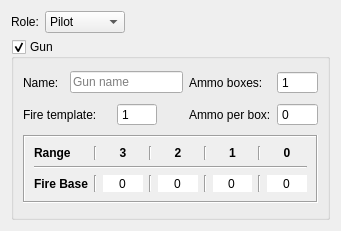
<?xml version="1.0" encoding="UTF-8"?>
<ui version="4.0">
 <class>CrewEditorTab</class>
 <widget class="QWidget" name="CrewEditorTab">
  <property name="geometry">
   <rect>
    <x>0</x>
    <y>0</y>
    <width>341</width>
    <height>231</height>
   </rect>
  </property>
  <property name="windowTitle">
   <string>Form</string>
  </property>
  <layout class="QGridLayout" name="gridLayout_2">
   <item row="0" column="0">
    <widget class="QLabel" name="label">
     <property name="text">
      <string>Role:</string>
     </property>
    </widget>
   </item>
   <item row="0" column="1">
    <widget class="QComboBox" name="role_cmb">
     <property name="currentIndex">
      <number>0</number>
     </property>
     <item>
      <property name="text">
       <string>Pilot</string>
      </property>
     </item>
     <item>
      <property name="text">
       <string>Co-Pilot</string>
      </property>
     </item>
     <item>
      <property name="text">
       <string>Observer</string>
      </property>
     </item>
     <item>
      <property name="text">
       <string>Gunner</string>
      </property>
     </item>
    </widget>
   </item>
   <item row="0" column="2">
    <spacer name="horizontalSpacer">
     <property name="orientation">
      <enum>Qt::Horizontal</enum>
     </property>
     <property name="sizeHint" stdset="0">
      <size>
       <width>198</width>
       <height>20</height>
      </size>
     </property>
    </spacer>
   </item>
   <item row="1" column="0" colspan="3">
    <widget class="QGroupBox" name="gun_grp">
     <property name="title">
      <string>Gun</string>
     </property>
     <property name="checkable">
      <bool>true</bool>
     </property>
     <property name="checked">
      <bool>true</bool>
     </property>
     <layout class="QGridLayout" name="gridLayout">
      <item row="0" column="5">
       <widget class="QSpinBox" name="ammo_box_count">
        <property name="toolTip">
         <string>Belt fed guns should be set to 1 box</string>
        </property>
        <property name="buttonSymbols">
         <enum>QAbstractSpinBox::NoButtons</enum>
        </property>
        <property name="minimum">
         <number>1</number>
        </property>
       </widget>
      </item>
      <item row="1" column="2">
       <widget class="QSpinBox" name="fire_template_spin">
        <property name="toolTip">
         <string>Belt fed guns should be set to 1 box</string>
        </property>
        <property name="buttonSymbols">
         <enum>QAbstractSpinBox::NoButtons</enum>
        </property>
        <property name="minimum">
         <number>1</number>
        </property>
        <property name="maximum">
         <number>16</number>
        </property>
       </widget>
      </item>
      <item row="0" column="4">
       <widget class="QLabel" name="label_4">
        <property name="text">
         <string>Ammo boxes:</string>
        </property>
       </widget>
      </item>
      <item row="1" column="0" colspan="2">
       <widget class="QLabel" name="label_9">
        <property name="text">
         <string>Fire template:</string>
        </property>
       </widget>
      </item>
      <item row="1" column="5">
       <widget class="QSpinBox" name="ammo_per_box">
        <property name="toolTip">
         <string>Belt fed guns should be set to 1 box</string>
        </property>
        <property name="buttonSymbols">
         <enum>QAbstractSpinBox::NoButtons</enum>
        </property>
        <property name="minimum">
         <number>0</number>
        </property>
       </widget>
      </item>
      <item row="0" column="0">
       <widget class="QLabel" name="label_10">
        <property name="text">
         <string>Name:</string>
        </property>
       </widget>
      </item>
      <item row="2" column="0" colspan="6">
       <widget class="QFrame" name="fire_base_frame">
        <property name="sizePolicy">
         <sizepolicy hsizetype="Preferred" vsizetype="Maximum">
          <horstretch>0</horstretch>
          <verstretch>0</verstretch>
         </sizepolicy>
        </property>
        <property name="autoFillBackground">
         <bool>true</bool>
        </property>
        <property name="frameShape">
         <enum>QFrame::Box</enum>
        </property>
        <property name="frameShadow">
         <enum>QFrame::Sunken</enum>
        </property>
        <layout class="QGridLayout" name="gridLayout_3">
         <item row="0" column="6">
          <widget class="QLabel" name="label_7">
           <property name="font">
            <font>
             <weight>75</weight>
             <bold>true</bold>
            </font>
           </property>
           <property name="text">
            <string>1</string>
           </property>
           <property name="alignment">
            <set>Qt::AlignCenter</set>
           </property>
          </widget>
         </item>
         <item row="0" column="8">
          <widget class="QLabel" name="label_11">
           <property name="font">
            <font>
             <weight>75</weight>
             <bold>true</bold>
            </font>
           </property>
           <property name="text">
            <string>0</string>
           </property>
           <property name="alignment">
            <set>Qt::AlignCenter</set>
           </property>
          </widget>
         </item>
         <item row="2" column="3">
          <widget class="Line" name="line_14">
           <property name="orientation">
            <enum>Qt::Vertical</enum>
           </property>
          </widget>
         </item>
         <item row="0" column="7">
          <widget class="Line" name="line_12">
           <property name="orientation">
            <enum>Qt::Vertical</enum>
           </property>
          </widget>
         </item>
         <item row="2" column="7">
          <widget class="Line" name="line_16">
           <property name="orientation">
            <enum>Qt::Vertical</enum>
           </property>
          </widget>
         </item>
         <item row="1" column="0" colspan="9">
          <widget class="Line" name="line">
           <property name="orientation">
            <enum>Qt::Horizontal</enum>
           </property>
          </widget>
         </item>
         <item row="2" column="0">
          <widget class="QLabel" name="label_2">
           <property name="font">
            <font>
             <weight>75</weight>
             <bold>true</bold>
            </font>
           </property>
           <property name="text">
            <string>Fire Base</string>
           </property>
          </widget>
         </item>
         <item row="0" column="2">
          <widget class="QLabel" name="label_5">
           <property name="font">
            <font>
             <weight>75</weight>
             <bold>true</bold>
            </font>
           </property>
           <property name="text">
            <string>3</string>
           </property>
           <property name="alignment">
            <set>Qt::AlignCenter</set>
           </property>
          </widget>
         </item>
         <item row="0" column="4">
          <widget class="QLabel" name="label_6">
           <property name="font">
            <font>
             <weight>75</weight>
             <bold>true</bold>
            </font>
           </property>
           <property name="text">
            <string>2</string>
           </property>
           <property name="alignment">
            <set>Qt::AlignCenter</set>
           </property>
          </widget>
         </item>
         <item row="0" column="5">
          <widget class="Line" name="line_11">
           <property name="orientation">
            <enum>Qt::Vertical</enum>
           </property>
          </widget>
         </item>
         <item row="2" column="1">
          <widget class="Line" name="line_13">
           <property name="orientation">
            <enum>Qt::Vertical</enum>
           </property>
          </widget>
         </item>
         <item row="0" column="0">
          <widget class="QLabel" name="label_3">
           <property name="font">
            <font>
             <weight>75</weight>
             <bold>true</bold>
            </font>
           </property>
           <property name="text">
            <string>Range</string>
           </property>
          </widget>
         </item>
         <item row="0" column="1">
          <widget class="Line" name="line_2">
           <property name="orientation">
            <enum>Qt::Vertical</enum>
           </property>
          </widget>
         </item>
         <item row="2" column="5">
          <widget class="Line" name="line_15">
           <property name="orientation">
            <enum>Qt::Vertical</enum>
           </property>
          </widget>
         </item>
         <item row="0" column="3">
          <widget class="Line" name="line_7">
           <property name="orientation">
            <enum>Qt::Vertical</enum>
           </property>
          </widget>
         </item>
         <item row="2" column="2">
          <widget class="QSpinBox" name="fire_base_3">
           <property name="frame">
            <bool>false</bool>
           </property>
           <property name="alignment">
            <set>Qt::AlignCenter</set>
           </property>
           <property name="buttonSymbols">
            <enum>QAbstractSpinBox::NoButtons</enum>
           </property>
           <property name="correctionMode">
            <enum>QAbstractSpinBox::CorrectToNearestValue</enum>
           </property>
          </widget>
         </item>
         <item row="2" column="4">
          <widget class="QSpinBox" name="fire_base_2">
           <property name="frame">
            <bool>false</bool>
           </property>
           <property name="alignment">
            <set>Qt::AlignCenter</set>
           </property>
           <property name="buttonSymbols">
            <enum>QAbstractSpinBox::NoButtons</enum>
           </property>
           <property name="correctionMode">
            <enum>QAbstractSpinBox::CorrectToNearestValue</enum>
           </property>
          </widget>
         </item>
         <item row="2" column="6">
          <widget class="QSpinBox" name="fire_base_1">
           <property name="frame">
            <bool>false</bool>
           </property>
           <property name="alignment">
            <set>Qt::AlignCenter</set>
           </property>
           <property name="buttonSymbols">
            <enum>QAbstractSpinBox::NoButtons</enum>
           </property>
           <property name="correctionMode">
            <enum>QAbstractSpinBox::CorrectToNearestValue</enum>
           </property>
          </widget>
         </item>
         <item row="2" column="8">
          <widget class="QSpinBox" name="fire_base_0">
           <property name="frame">
            <bool>false</bool>
           </property>
           <property name="alignment">
            <set>Qt::AlignCenter</set>
           </property>
           <property name="buttonSymbols">
            <enum>QAbstractSpinBox::NoButtons</enum>
           </property>
           <property name="correctionMode">
            <enum>QAbstractSpinBox::CorrectToNearestValue</enum>
           </property>
          </widget>
         </item>
        </layout>
       </widget>
      </item>
      <item row="1" column="4">
       <widget class="QLabel" name="label_8">
        <property name="text">
         <string>Ammo per box:</string>
        </property>
       </widget>
      </item>
      <item row="0" column="1" colspan="3">
       <widget class="QLineEdit" name="gun_name">
        <property name="placeholderText">
         <string>Gun name</string>
        </property>
       </widget>
      </item>
      <item row="1" column="3">
       <widget class="QToolButton" name="toolButton">
        <property name="maximumSize">
         <size>
          <width>20</width>
          <height>20</height>
         </size>
        </property>
        <property name="cursor">
         <cursorShape>WhatsThisCursor</cursorShape>
        </property>
        <property name="text">
         <string/>
        </property>
        <property name="autoRaise">
         <bool>true</bool>
        </property>
       </widget>
      </item>
     </layout>
    </widget>
   </item>
  </layout>
 </widget>
 <tabstops>
  <tabstop>role_cmb</tabstop>
  <tabstop>gun_grp</tabstop>
  <tabstop>gun_name</tabstop>
  <tabstop>fire_template_spin</tabstop>
  <tabstop>toolButton</tabstop>
  <tabstop>ammo_box_count</tabstop>
  <tabstop>ammo_per_box</tabstop>
  <tabstop>fire_base_3</tabstop>
  <tabstop>fire_base_2</tabstop>
  <tabstop>fire_base_1</tabstop>
  <tabstop>fire_base_0</tabstop>
 </tabstops>
 <resources/>
 <connections/>
</ui>
